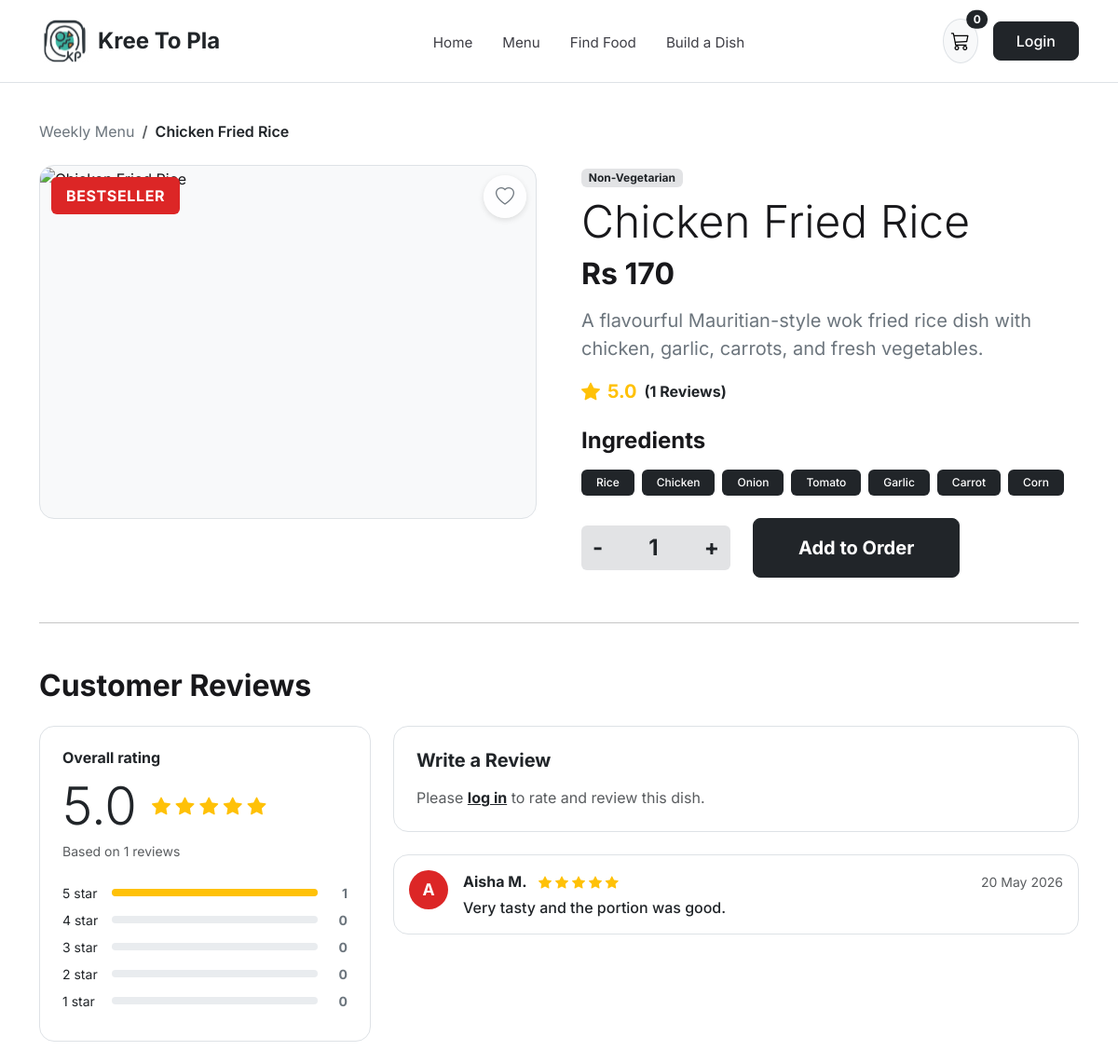
The page /dish.php?id=5 on the database its author committed.
### tables this page shows
CREATE TABLE Dish (
  dish_id     INT UNSIGNED AUTO_INCREMENT PRIMARY KEY,
  dish_name   VARCHAR(150) NOT NULL,
  description TEXT NULL,
  type        ENUM('Vegetarian', 'Vegan', 'Non-Vegetarian') NOT NULL,
  base_price  DECIMAL(10,2) NOT NULL,
  bestseller  BOOLEAN NOT NULL DEFAULT FALSE,
  image_url   VARCHAR(255) NULL,
  is_active   BOOLEAN NOT NULL DEFAULT TRUE,
  CONSTRAINT ck_dish_price CHECK (base_price >= 0)
);

CREATE TABLE Ingredient (
  ingredient_id   INT UNSIGNED AUTO_INCREMENT PRIMARY KEY,
  ingredient_name VARCHAR(150) NOT NULL,
  category        ENUM('Base', 'Protein', 'Vegetable', 'Sauce', 'Other') NOT NULL DEFAULT 'Vegetable',
  price           DECIMAL(10,2) NOT NULL DEFAULT 25.00,
  allergy_info    TEXT NULL,
  is_available    BOOLEAN NOT NULL DEFAULT TRUE,
  CONSTRAINT ck_ingredient_price CHECK (price >= 0)
);

CREATE TABLE Review (
  review_id   INT UNSIGNED AUTO_INCREMENT PRIMARY KEY,
  review_date DATETIME NOT NULL DEFAULT CURRENT_TIMESTAMP,
  rating      INT NOT NULL CHECK (rating BETWEEN 1 AND 5),
  comment     TEXT NULL,
  user_id     INT UNSIGNED NOT NULL,
  dish_id     INT UNSIGNED NOT NULL,
  is_visible  BOOLEAN NOT NULL DEFAULT TRUE,
  CONSTRAINT fk_review_customer
    FOREIGN KEY (user_id) REFERENCES Customer (user_id)
    ON DELETE CASCADE,
  CONSTRAINT fk_review_dish
    FOREIGN KEY (dish_id) REFERENCES Dish (dish_id)
    ON DELETE CASCADE
);

CREATE TABLE `User` (
  user_id       INT UNSIGNED AUTO_INCREMENT PRIMARY KEY,
  name          VARCHAR(100) NOT NULL,
  email         VARCHAR(254) NOT NULL UNIQUE,
  phone         VARCHAR(25) NULL,
  password_hash VARCHAR(255) NOT NULL,
  created_at    DATETIME NOT NULL DEFAULT CURRENT_TIMESTAMP
);

### includes/security.php (called while the page is built, shortened)
<?php
function e(mixed $value): string
{
    return htmlspecialchars((string) ($value ?? ''), ENT_QUOTES | ENT_SUBSTITUTE, 'UTF-8');
}
function isLoggedIn(): bool
{
    return !empty($_SESSION['user_id']);
}

### dish.php (the view, shortened to what this page needs)
<?php
require_once __DIR__ . '/includes/security.php';
$dishId = filter_input(INPUT_GET, 'id', FILTER_VALIDATE_INT) ?: 1;
$stmt = $pdo->prepare('
    SELECT d.*, COALESCE(mi.price, d.base_price) AS display_price
    FROM Dish d
    LEFT JOIN Menu m ON m.is_published = TRUE
    LEFT JOIN Menu_item mi ON d.dish_id = mi.dish_id AND mi.menu_id = m.menu_id
    WHERE d.dish_id = :did AND d.is_active = TRUE
    ORDER BY m.week_start DESC
    LIMIT 1
');
$stmt->execute([':did' => $dishId]);
$dish = $stmt->fetch();
$ingStmt = $pdo->prepare('
    SELECT i.ingredient_name, i.allergy_info
    FROM Ingredient i
    INNER JOIN Dish_ingredient di ON i.ingredient_id = di.ingredient_id
    WHERE di.dish_id = :did
');
$ingStmt->execute([':did' => $dishId]);
$ingredients = $ingStmt->fetchAll();
$isFav = false;
$revStmt = $pdo->prepare('
    SELECT r.review_id, r.rating, r.comment, r.review_date, u.name AS reviewer_name
    FROM Review r
    INNER JOIN `User` u ON r.user_id = u.user_id
    WHERE r.dish_id = :did AND r.is_visible = TRUE
    ORDER BY r.review_date DESC
');
$revStmt->execute([':did' => $dishId]);
$reviews = $revStmt->fetchAll();
$totalReviews = count($reviews);
$starCounts   = [5 => 0, 4 => 0, 3 => 0, 2 => 0, 1 => 0];
$sumRatings   = 0;
foreach ($reviews as $rev) {
    $r = (int) $rev['rating'];
    if (isset($starCounts[$r])) {
        $starCounts[$r]++;
    }
    $sumRatings += $r;
}
$avgRating = $totalReviews > 0 ? round($sumRatings / $totalReviews, 1) : 0.0;
require_once __DIR__ . '/includes/header.php';
?>
<div class="container py-4">
    <nav aria-label="breadcrumb" class="mb-4">
        <ol class="breadcrumb small">
            <li class="breadcrumb-item"><a href="menu.php" class="text-secondary text-decoration-none">Weekly Menu</a></li>
            <li class="breadcrumb-item active text-dark fw-semibold" aria-current="page"><?= e($dish['dish_name']) ?></li>
        </ol>
    </nav>
    <div class="row g-5 align-items-start mb-5 kp-qty-scope">
        <div class="col-lg-6">
            <div class="position-relative rounded-4 overflow-hidden border bg-light" style="height: 380px;">
                <?php if ($dish['bestseller']): ?>
                    <span class="kp-bestseller-badge fs-6 px-3 py-2">BESTSELLER</span>
                <?php endif; ?>
                <form method="POST" action="process_action.php">
                    <button type="submit" class="kp-fav-btn" style="width:46px;height:46px;" title="<?= $isFav ? 'Remove from favourites' : 'Save to favourites' ?>" aria-label="Toggle favourite">
                        <i class="bi <?= $isFav ? 'bi-heart-fill text-danger' : 'bi-heart text-secondary' ?> fs-5"></i>
                    </button>
                </form>
            </div>
        </div>
        <div class="col-lg-6">
            <span class="badge bg-secondary-subtle text-dark mb-2"><?= e($dish['type']) ?></span>
            <h1 class="fw-extrabold display-5 mb-2"><?= e($dish['dish_name']) ?></h1>
            <h2 class="fw-bold mb-3">Rs <?= number_format((float) $dish['display_price'], 0) ?></h2>
            <p class="fs-5 text-secondary mb-3"><?= e($dish['description']) ?></p>
            <div class="d-flex align-items-center gap-2 mb-4">
                <i class="bi bi-star-fill text-warning fs-5"></i>
                <span class="fw-bold fs-5 text-warning"><?= number_format($avgRating, 1) ?></span>
                <a href="#reviews" class="text-dark fw-bold text-decoration-none">(<?= $totalReviews ?> Reviews)</a>
            </div>
            <h4 class="fw-bold mb-3">Ingredients</h4>
            <div class="d-flex flex-wrap gap-2 mb-4">
                <?php foreach ($ingredients as $ing): ?>
                    <span class="badge bg-dark text-white px-3 py-2 rounded-2 fw-medium">
                        <?= e($ing['ingredient_name']) ?>
                    </span>
                <?php endforeach; ?>
            </div>
            <form method="POST" action="process_action.php" class="d-flex flex-wrap align-items-center gap-4 mt-4">
                <div class="input-group kp-qty-box" style="width: 160px;">
                    <button type="button" class="btn btn-secondary bg-secondary-subtle text-dark border-0 fw-bold fs-4 js-qty-step" data-step="-1">-</button>
                    <input type="text" name="quantity" class="form-control text-center fw-bold fs-4 bg-secondary-subtle border-0 js-dish-qty" value="1" readonly>
                    <button type="button" class="btn btn-secondary bg-secondary-subtle text-dark border-0 fw-bold fs-4 js-qty-step" data-step="1">+</button>
                </div>
                <button type="submit" class="btn btn-dark btn-lg px-5 py-3 rounded-3 fw-bold">Add to Order</button>
            </form>
        </div>
    </div>
    <hr class="my-5" id="reviews">
    <h2 class="fw-bold mb-4">Customer Reviews</h2>
    <div class="row g-4">
        <div class="col-lg-4">
            <div class="card border rounded-4 p-4 h-100">
                <h6 class="fw-bold mb-2">Overall rating</h6>
                <div class="d-flex align-items-center gap-3 mb-1">
                    <span class="display-4 fw-extrabold"><?= number_format($avgRating, 1) ?></span>
                    <div class="text-warning fs-5">
                        <?php for ($i = 1; $i <= 5; $i++): ?>
                            <i class="bi <?= $i <= round($avgRating) ? 'bi-star-fill' : 'bi-star' ?>"></i>
                        <?php endfor; ?>
                    </div>
                </div>
                <p class="text-muted small mb-4">Based on <?= $totalReviews ?> reviews</p>
                <?php for ($star = 5; $star >= 1; $star--):
                    $cnt = $starCounts[$star];
                    $pct = $totalReviews > 0 ? round(($cnt / $totalReviews) * 100) : 0;
                ?>
                    <div class="d-flex align-items-center gap-2 mb-2 small">
                        <span style="width: 45px;"><?= $star ?> star</span>
                        <div class="progress flex-grow-1" style="height: 8px;">
                            <div class="progress-bar bg-warning" role="progressbar" style="width: <?= $pct ?>%"></div>
                        </div>
                        <span class="fw-bold text-secondary" style="width: 24px; text-align:right;"><?= $cnt ?></span>
                    </div>
                <?php endfor; ?>
            </div>
        </div>
        <div class="col-lg-8">
            <div class="card border rounded-4 p-4 mb-4">
                <h5 class="fw-bold mb-3">Write a Review</h5>
                <?php if (isLoggedIn()): ?>
                    <form method="POST" action="dish.php?id=<?= (int) $dish['dish_id'] ?>">
                        <?= csrfInput() ?>
                        <input type="hidden" name="form_action" value="submit_review">
                        <div class="mb-3">
                            <label class="form-label small text-muted d-block">Your rating</label>
                            <div class="d-flex gap-3">
                                <?php for ($s = 5; $s >= 1; $s--): ?>
                                    <div class="form-check form-check-inline">
                                        <input class="form-check-input" type="radio" name="rating" id="star<?= $s ?>" value="<?= $s ?>" <?= $s === 5 ? 'checked' : '' ?>>
                                        <label class="form-check-label fw-semibold" for="star<?= $s ?>">
                                            <?= $s ?> <i class="bi bi-star-fill text-warning"></i>
                                        </label>
                                    </div>
                                <?php endfor; ?>
                            </div>
                        </div>
                        <div class="mb-3">
                            <textarea name="comment" rows="3" class="form-control" placeholder="Share your experience with this dish..." required></textarea>
                        </div>
                        <button type="submit" class="btn btn-dark px-4 py-2 fw-semibold">Submit Review</button>
                    </form>
                <?php else: ?>
                    <p class="text-muted mb-0">Please <a href="auth.php" class="fw-bold text-dark">log in</a> to rate and review this dish.</p>
                <?php endif; ?>
            </div>
            <?php if (empty($reviews)): ?>
                <div class="text-muted">No reviews yet for this dish. Be the first to review!</div>
            <?php else: ?>
                <?php
                $avatarColors = ['#dc2626', '#2563eb', '#059669', '#7c3aed', '#d97706'];
                foreach ($reviews as $idx => $rev):
                    $initial = strtoupper(substr(trim($rev['reviewer_name']), 0, 1));
                    $bgColor = $avatarColors[$idx % count($avatarColors)];
                ?>
                    <div class="card border rounded-4 p-3 mb-3">
                        <div class="d-flex align-items-start gap-3">
                            <div class="kp-review-avatar" style="background-color: <?= $bgColor ?>;">
                                <?= e($initial) ?>
                            </div>
                            <div class="flex-grow-1">
                                <div class="d-flex justify-content-between align-items-center mb-1">
                                    <div>
                                        <strong class="me-2"><?= e($rev['reviewer_name']) ?></strong>
                                        <span class="text-warning small">
                                            <?php for ($i = 1; $i <= 5; $i++): ?>
                                                <i class="bi <?= $i <= (int) $rev['rating'] ? 'bi-star-fill' : 'bi-star' ?>"></i>
                                            <?php endfor; ?>
                                        </span>
                                    </div>
                                    <small class="text-muted"><?= e(date('d M Y', strtotime($rev['review_date']))) ?></small>
                                </div>
                                <p class="mb-0 fw-medium"><?= e($rev['comment']) ?></p>
                            </div>
                        </div>
                    </div>
                <?php endforeach; ?>
            <?php endif; ?>
        </div>
    </div>
</div>
<?php require_once __DIR__ . '/includes/footer.php'; ?>

### assets/css/style.css (style rules this page uses)
:root { --kp-black: #18181b; --kp-gray-bg: #d9d9d9; --kp-light-bg: #f4f4f5; --kp-accent-teal: #2dd4bf; --kp-accent-red: #dc2626; --kp-accent-amber: #d97706; --kp-purple: #6d5acd; }
body { font-family: 'Inter', -apple-system, BlinkMacSystemFont, sans-serif; color: var(--kp-black); background-color: #ffffff; }
.kp-fav-btn { position: absolute; top: 10px; right: 10px; width: 36px; height: 36px; border-radius: 50%; background: rgba(255, 255, 255, 0.92); border: none; display: inline-flex; align-items: center; justify-content: center; cursor: pointer; box-shadow: 0 2px 6px rgba(0,0,0,0.12); transition: transform 0.15s ease; }
.kp-bestseller-badge { position: absolute; top: 12px; left: 12px; background-color: var(--kp-accent-red); color: #fff; font-weight: 700; font-size: 0.75rem; padding: 4px 10px; border-radius: 6px; letter-spacing: 0.04em; }
.kp-review-avatar { width: 42px; height: 42px; border-radius: 50%; font-weight: 700; font-size: 1.1rem; color: #fff; display: inline-flex; align-items: center; justify-content: center; flex-shrink: 0; }

### rows shown on the page
dish: dish_name "Chicken Fried Rice", type "Non-Vegetarian", description "A flavourful Mauritian-style wok fried rice dish with chicken, garlic, carrots, and fresh vegetables."
ingredient: ingredient_name "Rice"
ingredient: ingredient_name "Chicken"
ingredient: ingredient_name "Onion"
ingredient: ingredient_name "Tomato"
ingredient: ingredient_name "Garlic"
ingredient: ingredient_name "Carrot"
ingredient: ingredient_name "Corn"
review: user.name "A", user.name "Aisha M.", rating 5 (drawn), review_date "20 May 2026", comment "Very tasty and the portion was good."

### other values the page prints
$cartCount "0"
$dish['display_price'] "170"
$avgRating "5.0"
$totalReviews "1"
$cnt "1"
$cnt "0"
